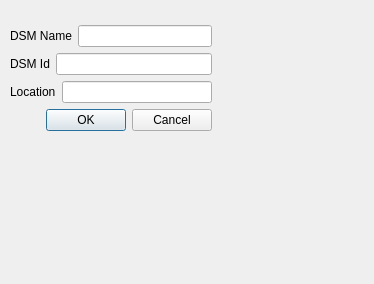
<?xml version="1.0" encoding="UTF-8"?>
<ui version="4.0">
 <class>config::AddDSMComboDialog</class>
 <widget class="QDialog" name="config::AddDSMComboDialog">
  <property name="geometry">
   <rect>
    <x>0</x>
    <y>0</y>
    <width>374</width>
    <height>284</height>
   </rect>
  </property>
  <property name="sizePolicy">
   <sizepolicy hsizetype="MinimumExpanding" vsizetype="MinimumExpanding">
    <horstretch>0</horstretch>
    <verstretch>0</verstretch>
   </sizepolicy>
  </property>
  <property name="windowTitle">
   <string>Add Sensor</string>
  </property>
  <widget class="QWidget" name="layoutWidget">
   <property name="geometry">
    <rect>
     <x>10</x>
     <y>1</y>
     <width>202</width>
     <height>154</height>
    </rect>
   </property>
   <layout class="QVBoxLayout" name="verticalLayout_2">
    <item>
     <spacer name="verticalSpacer_top">
      <property name="orientation">
       <enum>Qt::Vertical</enum>
      </property>
      <property name="sizeHint" stdset="0">
       <size>
        <width>168</width>
        <height>13</height>
       </size>
      </property>
     </spacer>
    </item>
    <item>
     <layout class="QHBoxLayout" name="DSMNameLayout">
      <item>
       <widget class="QLabel" name="DSMNameLabel">
        <property name="text">
         <string>DSM Name</string>
        </property>
       </widget>
      </item>
      <item>
       <widget class="QLineEdit" name="DSMNameText"/>
      </item>
     </layout>
    </item>
    <item>
     <layout class="QHBoxLayout" name="DSMIdLayout">
      <item>
       <widget class="QLabel" name="DSMIdLabel">
        <property name="text">
         <string>DSM Id</string>
        </property>
        <property name="buddy">
         <cstring>DSMIdText</cstring>
        </property>
       </widget>
      </item>
      <item>
       <widget class="QLineEdit" name="DSMIdText">
        <property name="toolTip">
         <string extracomment="Numeric Id - default is know unique - must be unique"/>
        </property>
        <property name="inputMask">
         <string/>
        </property>
        <property name="text">
         <string/>
        </property>
        <property name="frame">
         <bool>true</bool>
        </property>
        <property name="readOnly">
         <bool>false</bool>
        </property>
       </widget>
      </item>
     </layout>
    </item>
    <item>
     <layout class="QHBoxLayout" name="LocationLayout">
      <item>
       <widget class="QLabel" name="LocationLabel">
        <property name="text">
         <string>Location</string>
        </property>
        <property name="buddy">
         <cstring>LocationText</cstring>
        </property>
       </widget>
      </item>
      <item>
       <widget class="QLineEdit" name="LocationText">
        <property name="toolTip">
         <string extracomment="Where is DSM located in Plane"/>
        </property>
        <property name="inputMask">
         <string/>
        </property>
        <property name="text">
         <string/>
        </property>
       </widget>
      </item>
     </layout>
    </item>
    <item>
     <widget class="QDialogButtonBox" name="buttonBox">
      <property name="orientation">
       <enum>Qt::Horizontal</enum>
      </property>
      <property name="standardButtons">
       <set>QDialogButtonBox::Cancel|QDialogButtonBox::Ok</set>
      </property>
     </widget>
    </item>
    <item>
     <spacer name="verticalSpacer_bottom">
      <property name="orientation">
       <enum>Qt::Vertical</enum>
      </property>
      <property name="sizeHint" stdset="0">
       <size>
        <width>168</width>
        <height>13</height>
       </size>
      </property>
     </spacer>
    </item>
   </layout>
  </widget>
 </widget>
 <tabstops>
  <tabstop>DSMIdText</tabstop>
  <tabstop>LocationText</tabstop>
  <tabstop>buttonBox</tabstop>
 </tabstops>
 <resources/>
 <connections>
  <connection>
   <sender>buttonBox</sender>
   <signal>accepted()</signal>
   <receiver>config::AddDSMComboDialog</receiver>
   <slot>accept()</slot>
   <hints>
    <hint type="sourcelabel">
     <x>204</x>
     <y>134</y>
    </hint>
    <hint type="destinationlabel">
     <x>119</x>
     <y>182</y>
    </hint>
   </hints>
  </connection>
  <connection>
   <sender>buttonBox</sender>
   <signal>rejected()</signal>
   <receiver>config::AddDSMComboDialog</receiver>
   <slot>reject()</slot>
   <hints>
    <hint type="sourcelabel">
     <x>204</x>
     <y>134</y>
    </hint>
    <hint type="destinationlabel">
     <x>73</x>
     <y>229</y>
    </hint>
   </hints>
  </connection>
 </connections>
 <slots>
  <slot>newSensor(QString)</slot>
  <slot>setDevice(int)</slot>
 </slots>
</ui>
